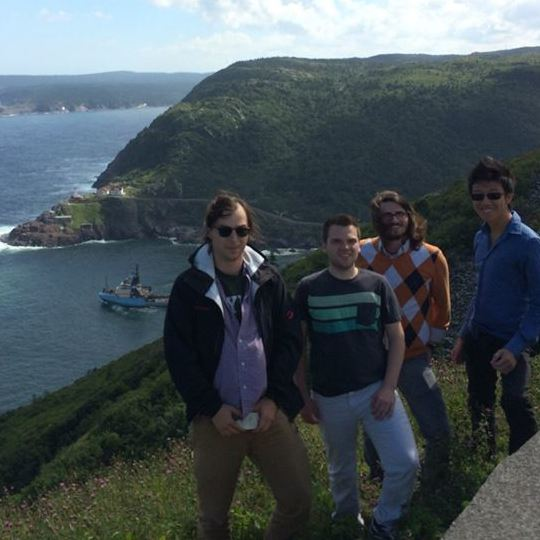
%> input picture Code/ClosestPointMethod/cp_texture_map/Images/StJohns.jpg, 540 x 540 px
$ octave MatlabBulitInTextureMapping.m   (GNU Octave 9; MATLAB toolbox functions it lacks are replaced by stand-ins)
%> lines starting %> are read from the running program, lines starting %| are printed output that depends on the picture
clear all;
close all;

StJohns = imread('StJohns.jpg');
%> StJohns is the input picture: size 540x540x3 uint8; mean R, G, B 71.9, 82.2, 87.2
Xhalf = [ones(1080,270,3),[ones(270,540,3); StJohns; ones(270,540,3)],ones(1080,270,3)];
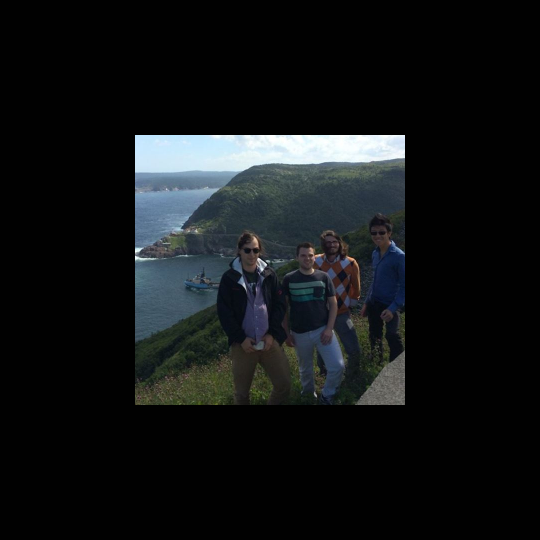
%> Xhalf: size 1080x1080x3 uint8 (shown at 1/2 size); mean R, G, B 18.7, 21.3, 22.6
[x,y,z] = sphere;
h = surf(x,y,z);
set(h, 'FaceColor','texturemap','EdgeColor','none','Cdata',flipud(Xhalf))
view([90 0])
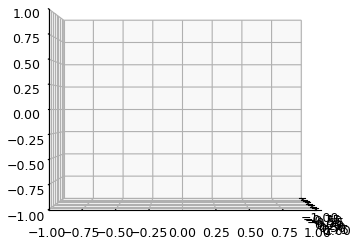
%> figure redrawn from the program's plot data
